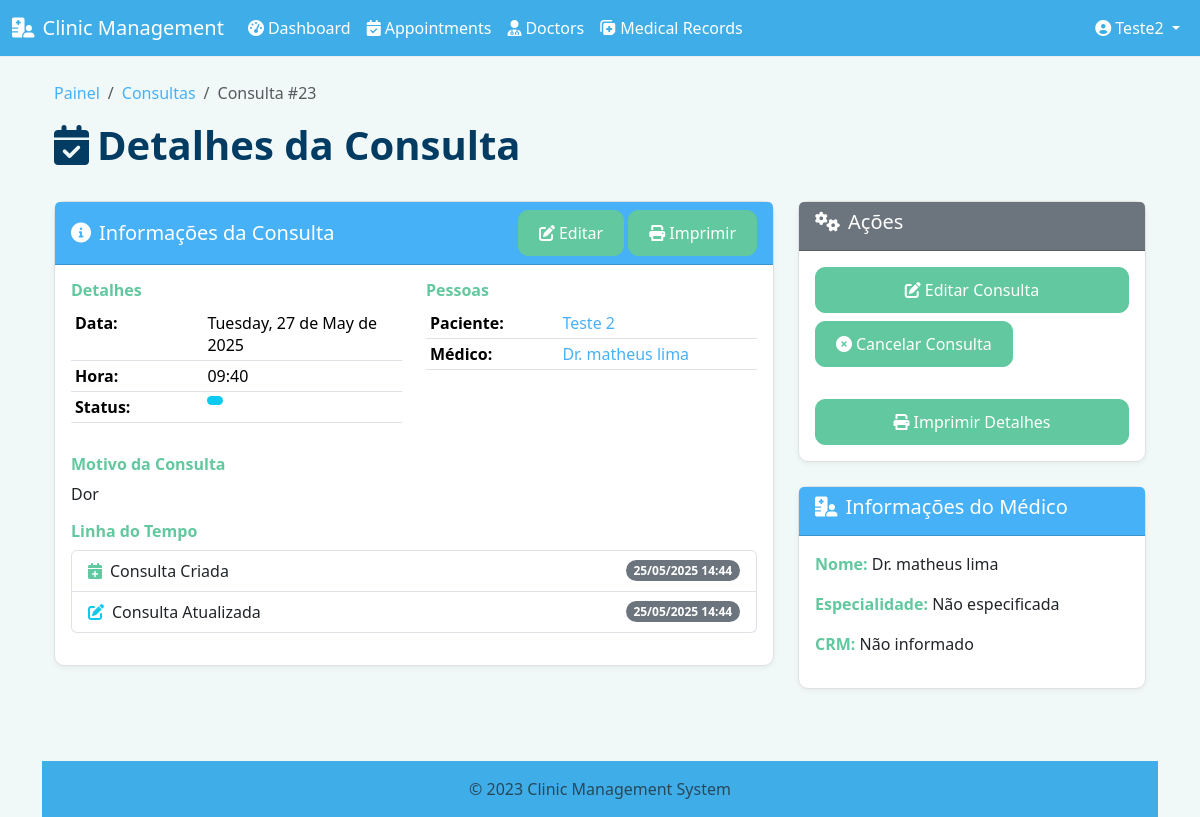
Screenshot of /appointments/23 (signed in) with the database file from the repository.
### models.py (models this page shows, shortened)
class User(UserMixin, db.Model):
    id = db.Column(db.Integer, primary_key=True)
    username = db.Column(db.String(64), unique=True, nullable=False)
    email = db.Column(db.String(120), unique=True, nullable=False)
    password_hash = db.Column(db.String(256), nullable=False)
    role = db.Column(db.Enum(UserRole), nullable=False)
    first_name = db.Column(db.String(50))
    last_name = db.Column(db.String(50))
    created_at = db.Column(db.DateTime, default=datetime.utcnow)
    updated_at = db.Column(db.DateTime, default=datetime.utcnow, onupdate=datetime.utcnow)
    doctor_profile = db.relationship('Doctor', backref='user', uselist=False, cascade='all, delete-orphan')
    patient_profile = db.relationship('Patient', backref='user', uselist=False, cascade='all, delete-orphan')

class Appointment(db.Model):
    id = db.Column(db.Integer, primary_key=True)
    patient_id = db.Column(db.Integer, db.ForeignKey('patient.id'), nullable=False)
    doctor_id = db.Column(db.Integer, db.ForeignKey('doctor.id'), nullable=False)
    appointment_date = db.Column(db.Date, nullable=False)
    appointment_time = db.Column(db.Time, nullable=False)
    reason = db.Column(db.Text)
    status = db.Column(db.Enum(AppointmentStatus), default=AppointmentStatus.SCHEDULED)
    notes = db.Column(db.Text)
    created_at = db.Column(db.DateTime, default=datetime.utcnow)
    updated_at = db.Column(db.DateTime, default=datetime.utcnow, onupdate=datetime.utcnow)
    medical_record = db.relationship('MedicalRecord', backref='appointment', uselist=False)

### routes/appointments.py (the view)
@appointments_bp.route('/<int:id>')
@login_required
def view_appointment(id):
    appointment = verify_appointment_access(id)
    return render_template('appointments/view.html', appointment=appointment)

### app.py (called while the page is built)
@login_manager.user_loader
def load_user(user_id):
    from models import User
    return User.query.get(int(user_id))

### models.py (called while the page is built)
    @property
    def full_name(self):
        return f"{self.user.first_name} {self.user.last_name}"

    @property
    def full_name(self):
        return f"Dr. {self.user.first_name} {self.user.last_name}"

### routes/appointments.py (called while the page is built)
def verify_appointment_access(appointment_id):
    if not current_user.is_authenticated:
        abort(403)
    appointment = Appointment.query.get_or_404(appointment_id)
    if current_user.role == UserRole.PATIENT and current_user.patient_profile and current_user.patient_profile.id == appointment.patient_id:
        return appointment
    if current_user.role == UserRole.DOCTOR and current_user.doctor_profile and current_user.doctor_profile.id == appointment.doctor_id:
        return appointment
    if current_user.role in [UserRole.ADMIN, UserRole.STAFF]:
        return appointment
    abort(403)

### templates/appointments/view.html (shortened to what this page needs)
{% extends "layout.html" %}
{% block content %}
<div class="container">
    <div class="row mb-4">
        <div class="col">
            <nav aria-label="breadcrumb">
                <ol class="breadcrumb">
                    <li class="breadcrumb-item"><a href="{{ url_for('auth.dashboard') }}">Painel</a></li>
                    <li class="breadcrumb-item"><a href="{{ url_for('appointments.list_appointments') }}">Consultas</a></li>
                    <li class="breadcrumb-item active" aria-current="page">Consulta #{{ appointment.id }}</li>
                </ol>
            </nav>
            <h1><i class="fas fa-calendar-check me-2"></i>Detalhes da Consulta</h1>
        </div>
    </div>
    <div class="row">
        <div class="col-md-8">
            <div class="card mb-4">
                <div class="card-header bg-primary text-white d-flex justify-content-between align-items-center">
                    <h5 class="mb-0"><i class="fas fa-info-circle me-2"></i>Informações da Consulta</h5>
                    <div>
                        {% if appointment.status.value == 'scheduled' %}
                        <a href="{{ url_for('appointments.edit_appointment', id=appointment.id) }}" class="btn btn-sm btn-light">
                            <i class="fas fa-edit me-1"></i>Editar
                        </a>
                        {% endif %}
                        <button type="button" class="btn btn-sm btn-light" onclick="window.print()">
                            <i class="fas fa-print me-1"></i>Imprimir
                        </button>
                    </div>
                </div>
                <div class="card-body">
                    <div class="row mb-3">
                        <div class="col-md-6">
                            <h6 class="fw-bold">Detalhes</h6>
                            <table class="table table-sm">
                                <tr>
                                    <th style="width: 40%;">Data:</th>
                                    <td>{{ appointment.appointment_date.strftime('%A, %d de %B de %Y') }}</td>
                                </tr>
                                <tr>
                                    <th>Hora:</th>
                                    <td>{{ appointment.appointment_time.strftime('%H:%M') }}</td>
                                </tr>
                                <tr>
                                    <th>Status:</th>
                                    <td>
                                        <span class="badge
                                            {% if appointment.status.value == 'scheduled' %}bg-info
                                            {% elif appointment.status.value == 'completed' %}bg-success
                                            {% elif appointment.status.value == 'cancelled' %}bg-danger
                                            {% else %}bg-warning
                                            {% endif %}">
                                        </span>
                                    </td>
                                </tr>
                            </table>
                        </div>
                        <div class="col-md-6">
                            <h6 class="fw-bold">Pessoas</h6>
                            <table class="table table-sm">
                                <tr>
                                    <th style="width: 40%;">Paciente:</th>
                                    <td><a href="{{ url_for('patients.view_patient', id=appointment.patient_id) }}">{{ appointment.patient.full_name }}</a></td>
                                </tr>
                                <tr>
                                    <th>Médico:</th>
                                    <td><a href="{{ url_for('doctors.view_doctor', id=appointment.doctor_id) }}">{{ appointment.doctor.full_name }}</a></td>
                                </tr>
                            </table>
                        </div>
                    </div>
                    <div class="mb-3">
                        <h6 class="fw-bold">Motivo da Consulta</h6>
                        <p>{{ appointment.reason or 'Nenhum motivo especificado.' }}</p>
                    </div>
                    <div class="mb-3">
                        <h6 class="fw-bold">Linha do Tempo</h6>
                        <ul class="list-group">
                            <li class="list-group-item d-flex justify-content-between align-items-center">
                                <div><i class="fas fa-calendar-plus text-primary me-2"></i>Consulta Criada</div>
                                <span class="badge bg-secondary rounded-pill">{{ appointment.created_at.strftime('%d/%m/%Y %H:%M') }}</span>
                            </li>
                            {% if appointment.updated_at != appointment.created_at %}
                            <li class="list-group-item d-flex justify-content-between align-items-center">
                                <div><i class="fas fa-edit text-info me-2"></i>Consulta Atualizada</div>
                                <span class="badge bg-secondary rounded-pill">{{ appointment.updated_at.strftime('%d/%m/%Y %H:%M') }}</span>
                            </li>
                            {% endif %}
                        </ul>
                    </div>
                </div>
            </div>
        </div>
        <div class="col-md-4">
            <div class="card mb-4">
                <div class="card-header bg-secondary text-white">
                    <h5><i class="fas fa-cogs me-2"></i>Ações</h5>
                </div>
                <div class="card-body">
                    {% if appointment.status.value == 'scheduled' %}
                    <div class="d-grid gap-2 mb-3">
                        <a href="{{ url_for('appointments.edit_appointment', id=appointment.id) }}" class="btn btn-primary">
                            <i class="fas fa-edit me-1"></i>Editar Consulta
                        </a>
                        <form action="{{ url_for('appointments.cancel_appointment', id=appointment.id) }}" method="POST">
                            <button type="submit" class="btn btn-danger" onclick="return confirm('Tem certeza que deseja cancelar esta consulta? Essa ação não pode ser desfeita.')">
                                <i class="fas fa-times-circle me-1"></i>Cancelar Consulta
                            </button>
                        </form>
                    </div>
                    {% endif %}
                    <div class="d-grid gap-2">
                        <button type="button" class="btn btn-outline-secondary" onclick="window.print()">
                            <i class="fas fa-print me-1"></i>Imprimir Detalhes
                        </button>
                    </div>
                </div>
            </div>
            <div class="card mb-4">
                <div class="card-header bg-info text-white">
                    <h5><i class="fas fa-hospital-user me-2"></i>Informações do Médico</h5>
                </div>
                <div class="card-body">
                    <p><strong>Nome:</strong> {{ appointment.doctor.full_name }}</p>
                    <p><strong>Especialidade:</strong> {{ appointment.doctor.specialty or 'Não especificada' }}</p>
                    <p><strong>CRM:</strong> {{ appointment.doctor.crm or 'Não informado' }}</p>
                </div>
            </div>
            {% endblock %}

### templates/layout.html (shortened to what this page needs)
<head>
    <link rel="stylesheet" href="https://cdn.jsdelivr.net/npm/bootstrap@5.3.3/dist/css/bootstrap.min.css">
    <link rel="stylesheet" href="https://cdnjs.cloudflare.com/ajax/libs/font-awesome/6.0.0/css/all.min.css">
  <link rel="stylesheet" href="{{ url_for('static', filename='css/style.css') }}">
  <link rel="stylesheet" href="{{ url_for('static', filename='css/custom.css') }}">
</head>
<body>
    <nav class="navbar navbar-expand-lg navbar-dark bg-dark">
        <div class="container-fluid">
            <a class="navbar-brand" href="{{ url_for('auth.dashboard') }}">
                <i class="fas fa-hospital-user me-2"></i>Clinic Management
            </a>
            <div class="collapse navbar-collapse" id="navbarNav">
                <ul class="navbar-nav me-auto">
                    {% if current_user.is_authenticated %}
                        <li class="nav-item">
                            <a class="nav-link" href="{{ url_for('auth.dashboard') }}">
                                <i class="fas fa-tachometer-alt me-1"></i>Dashboard
                            </a>
                        </li>
                        <li class="nav-item">
                            <a class="nav-link" href="{{ url_for('appointments.list_appointments') }}">
                                <i class="fas fa-calendar-check me-1"></i>Appointments
                            </a>
                        </li>
                        <li class="nav-item">
                            <a class="nav-link" href="{{ url_for('doctors.list_doctors') }}">
                                <i class="fas fa-user-md me-1"></i>Doctors
                            </a>
                        </li>
                        <li class="nav-item">
                            <a class="nav-link" href="{{ url_for('medical_records.list_records') }}">
                                <i class="fas fa-notes-medical me-1"></i>Medical Records
                            </a>
                        </li>
                    {% endif %}
                </ul>
                <ul class="navbar-nav">
                    {% if current_user.is_authenticated %}
                        <li class="nav-item dropdown">
                            <a class="nav-link dropdown-toggle" href="#" id="userDropdown" role="button" data-bs-toggle="dropdown" aria-expanded="false">
                                <i class="fas fa-user-circle me-1"></i>{{ current_user.username }}
                            </a>
                        </li>
                    {% endif %}
                </ul>
            </div>
        </div>
    </nav>
    <div class="container mt-4">
        {% block content %}{% endblock %}
    </div>
    <footer class="footer mt-5 py-3 bg-dark">
        <div class="container text-center">
            <span class="text-muted">© 2023 Clinic Management System</span>
        </div>
    </footer>
</body>
</html>

### static/css/style.css (style rules this page uses)
body { min-height: 100vh; display: flex; flex-direction: column; }
.footer { margin-top: auto; }
.card { border-radius: 8px; box-shadow: 0 4px 8px rgba(0, 0, 0, 0.2); margin-bottom: 1.5rem; transition: transform 0.3s ease; }
.card-header { border-radius: 8px 8px 0 0; }

### static/css/custom.css (style rules this page uses)
h1, h2, h3 { color: var(--heading-color); font-weight: 600; }
h1 { color: var(--heading-principal); }
body { color: var(--text-color); background-color: var(--background-light); font-family: 'Segoe UI', Tahoma, Geneva, Verdana, sans-serif; }
a { color: var(--main-color); text-decoration: none; }
.btn, .btn-primary { background-color: var(--accent-color); border-color: var(--accent-color); color: white; display: inline-flex; align-items: center; justify-content: center; text-align: center; padding: 10px 20px; border-radius: 10px; font-weight: 500; font-size: 1rem; transition: background-color 0.2s ease; }
header, footer, .navbar, .footer { background-color: var(--header-footer-color) !important; color: white !important; }
header a, footer a, .navbar a, .footer a { color: white !important; text-decoration: none; }
.navbar { background-color: var(--header-footer-color); border-bottom: 1px solid #eee; }
.navbar a { color: white !important; }
.card { border: 1px solid #e0e0e0; border-radius: 10px; box-shadow: 0 2px 5px rgba(0,0,0,0.05); background-color: white; }
.card-header.bg-dark, .card-header.bg-success, .card-header.bg-primary, .card-header.bg-info, .card-header.bg-warning, .card-header.bg-danger { background-color: var(--main-color) !important; color: white !important; }
.text-primary, .fw-bold, .lead, strong, b { color: var(--accent-color) !important; }
.btn, .btn-primary { display: inline-flex !important; align-items: center !important; justify-content: center !important; text-align: center !important; }

### rows the page displays
User: username "Teste2", patient.full_name "Teste 2"
Appointment: id "23", appointment_date "Tuesday, 27 de May de 2025", appointment_time "09:40", reason "Dor", created_at "25/05/2025 14:44", updated_at "25/05/2025 14:44"
User: doctor.full_name "Dr. matheus lima"

### other values shown
{{ appointment.doctor.specialty or 'Não especificada' }} "Não especificada"
{{ appointment.doctor.crm or 'Não informado' }} "Não informado"
